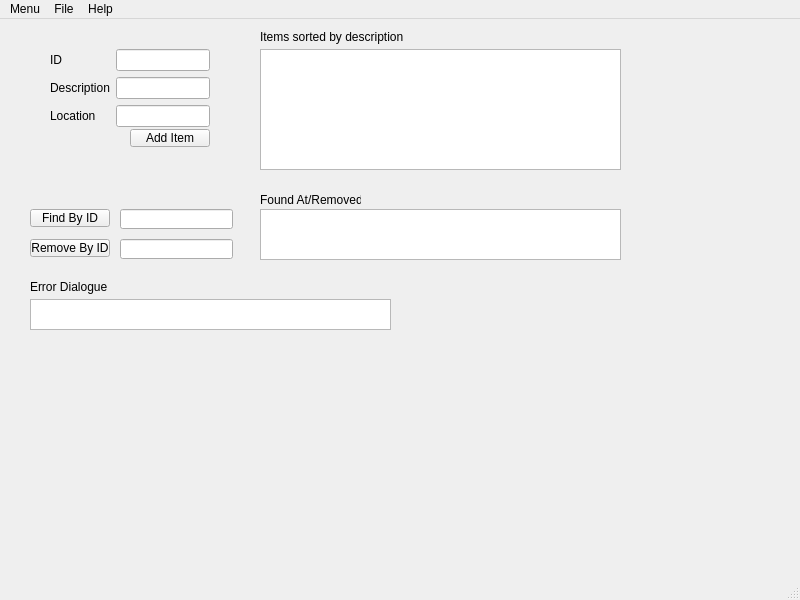
<?xml version="1.0" encoding="UTF-8"?>
<ui version="4.0">
 <class>MainWindow</class>
 <widget class="QMainWindow" name="MainWindow">
  <property name="geometry">
   <rect>
    <x>0</x>
    <y>0</y>
    <width>800</width>
    <height>600</height>
   </rect>
  </property>
  <property name="windowTitle">
   <string>MainWindow</string>
  </property>
  <widget class="QWidget" name="centralwidget">
   <widget class="QPushButton" name="addItemPB">
    <property name="geometry">
     <rect>
      <x>130</x>
      <y>110</y>
      <width>80</width>
      <height>18</height>
     </rect>
    </property>
    <property name="text">
     <string>Add Item</string>
    </property>
   </widget>
   <widget class="QWidget" name="formLayoutWidget">
    <property name="geometry">
     <rect>
      <x>50</x>
      <y>30</y>
      <width>160</width>
      <height>80</height>
     </rect>
    </property>
    <layout class="QFormLayout" name="formLayout">
     <item row="0" column="0">
      <widget class="QLabel" name="iDLabel">
       <property name="text">
        <string>ID</string>
       </property>
      </widget>
     </item>
     <item row="0" column="1">
      <widget class="QLineEdit" name="iDLineEdit"/>
     </item>
     <item row="1" column="1">
      <widget class="QLineEdit" name="descriptionLineEdit"/>
     </item>
     <item row="2" column="0">
      <widget class="QLabel" name="locationLabel">
       <property name="text">
        <string>Location</string>
       </property>
      </widget>
     </item>
     <item row="2" column="1">
      <widget class="QLineEdit" name="locationLineEdit"/>
     </item>
     <item row="1" column="0">
      <widget class="QLabel" name="descriptionLabel">
       <property name="text">
        <string>Description</string>
       </property>
      </widget>
     </item>
    </layout>
   </widget>
   <widget class="QPushButton" name="findByIDPB">
    <property name="geometry">
     <rect>
      <x>30</x>
      <y>190</y>
      <width>80</width>
      <height>18</height>
     </rect>
    </property>
    <property name="text">
     <string>Find By ID</string>
    </property>
   </widget>
   <widget class="QPushButton" name="removeByIDPB">
    <property name="geometry">
     <rect>
      <x>30</x>
      <y>220</y>
      <width>80</width>
      <height>18</height>
     </rect>
    </property>
    <property name="text">
     <string>Remove By ID</string>
    </property>
   </widget>
   <widget class="QLineEdit" name="findByIDLE">
    <property name="geometry">
     <rect>
      <x>120</x>
      <y>190</y>
      <width>113</width>
      <height>20</height>
     </rect>
    </property>
   </widget>
   <widget class="QLineEdit" name="removeByIDLE">
    <property name="geometry">
     <rect>
      <x>120</x>
      <y>220</y>
      <width>113</width>
      <height>20</height>
     </rect>
    </property>
   </widget>
   <widget class="QTextEdit" name="sortedItemsTE">
    <property name="geometry">
     <rect>
      <x>260</x>
      <y>30</y>
      <width>361</width>
      <height>121</height>
     </rect>
    </property>
    <property name="readOnly">
     <bool>true</bool>
    </property>
   </widget>
   <widget class="QLabel" name="label">
    <property name="geometry">
     <rect>
      <x>260</x>
      <y>10</y>
      <width>151</width>
      <height>16</height>
     </rect>
    </property>
    <property name="text">
     <string>Items sorted by description</string>
    </property>
   </widget>
   <widget class="QTextEdit" name="ErrorDIalogueTE">
    <property name="geometry">
     <rect>
      <x>30</x>
      <y>280</y>
      <width>361</width>
      <height>31</height>
     </rect>
    </property>
    <property name="readOnly">
     <bool>true</bool>
    </property>
   </widget>
   <widget class="QLabel" name="label_2">
    <property name="geometry">
     <rect>
      <x>30</x>
      <y>260</y>
      <width>151</width>
      <height>16</height>
     </rect>
    </property>
    <property name="text">
     <string>Error Dialogue</string>
    </property>
   </widget>
   <widget class="QTextEdit" name="foundAtTE">
    <property name="geometry">
     <rect>
      <x>260</x>
      <y>190</y>
      <width>361</width>
      <height>51</height>
     </rect>
    </property>
    <property name="readOnly">
     <bool>true</bool>
    </property>
   </widget>
   <widget class="QLabel" name="locationLabel_2">
    <property name="geometry">
     <rect>
      <x>260</x>
      <y>170</y>
      <width>101</width>
      <height>21</height>
     </rect>
    </property>
    <property name="text">
     <string>Found At/Removed :</string>
    </property>
   </widget>
  </widget>
  <widget class="QStatusBar" name="statusbar"/>
  <widget class="QMenuBar" name="menubar">
   <property name="geometry">
    <rect>
     <x>0</x>
     <y>0</y>
     <width>800</width>
     <height>17</height>
    </rect>
   </property>
   <widget class="QMenu" name="menuMenu">
    <property name="title">
     <string>Menu</string>
    </property>
   </widget>
   <widget class="QMenu" name="menuFile">
    <property name="title">
     <string>File</string>
    </property>
    <addaction name="actionExit"/>
   </widget>
   <widget class="QMenu" name="menuHelp">
    <property name="title">
     <string>Help</string>
    </property>
    <addaction name="actionAbout"/>
   </widget>
   <addaction name="menuMenu"/>
   <addaction name="menuFile"/>
   <addaction name="menuHelp"/>
  </widget>
  <action name="actionAbout">
   <property name="text">
    <string>About</string>
   </property>
  </action>
  <action name="actionExit">
   <property name="text">
    <string>Exit</string>
   </property>
  </action>
 </widget>
 <resources/>
 <connections/>
</ui>
